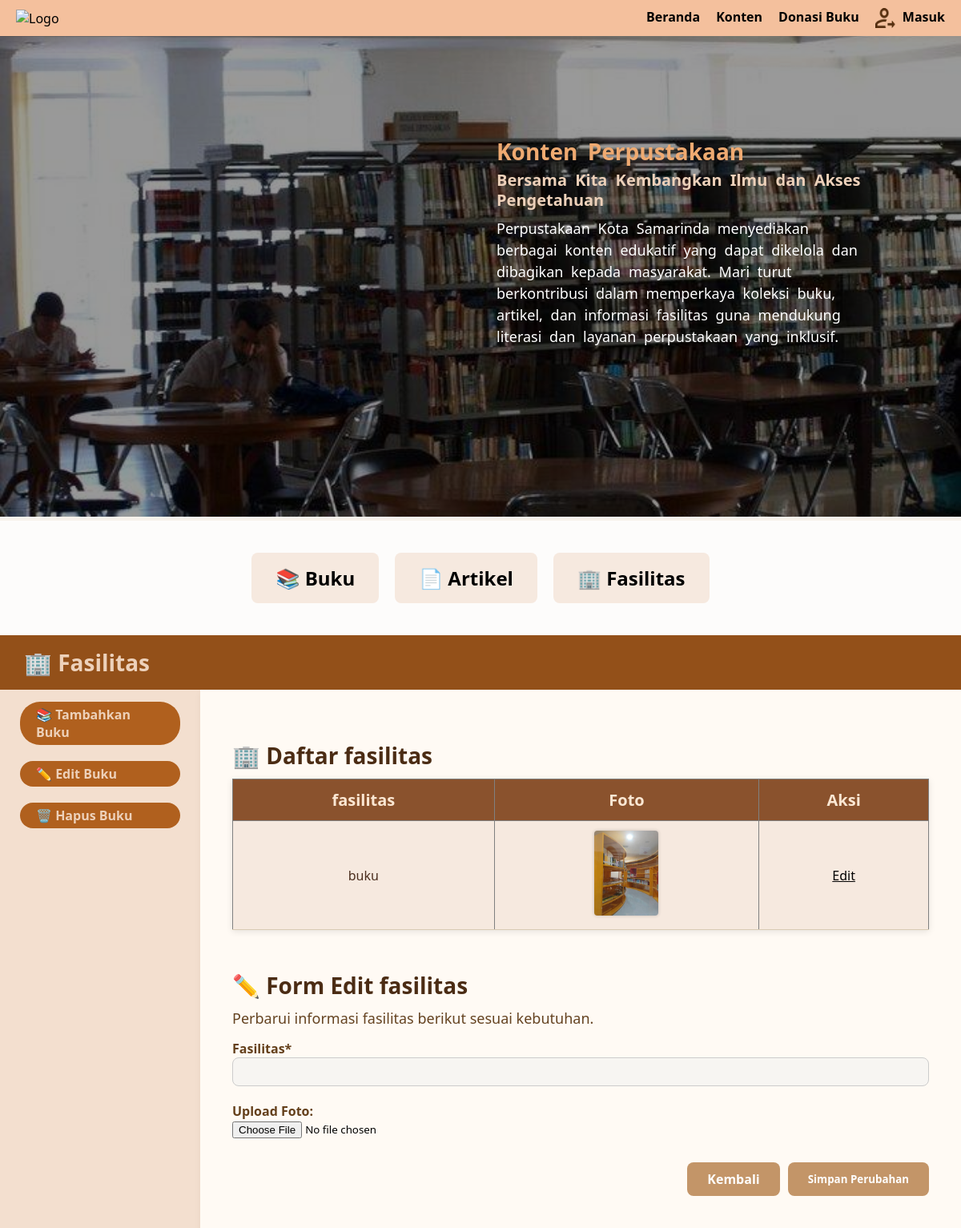
Page /PageTurnersProgres1/editfasilitas_admin.php on the committed database.
### tables this page shows
CREATE TABLE `fasilitas` (
  `id_fasilitas` int(11) NOT NULL,
  `nama_fasilitas` varchar(255) NOT NULL,
  `foto` varchar(255) NOT NULL,
  `ADMIN_nip` int(11) DEFAULT NULL
);

### PageTurnersProgres1/editfasilitas_admin.php (the view, shortened to what this page needs)
<?php
include 'koneksi.php';
$buku = [];
?>
<!DOCTYPE html>
<html lang="id">
<head>
  <link rel="stylesheet" href="kontenadmin_style.css" />
</head>
<body>
  <header>
    <?php include 'navbar_admin.php'; ?>
  </header>
  <div class="hero">
    <img src="img/donasi.jpg" alt="Hero Image" />
    <div class="hero-text">
      <h2>Konten Perpustakaan</h2>
      <h3>Bersama Kita Kembangkan Ilmu dan Akses Pengetahuan</h3>
      <p>
        Perpustakaan Kota Samarinda menyediakan berbagai konten edukatif yang dapat dikelola dan dibagikan kepada masyarakat.
        Mari turut berkontribusi dalam memperkaya koleksi buku, artikel, dan informasi fasilitas guna mendukung literasi dan layanan perpustakaan yang inklusif.
      </p>
    </div>
  </div>
  <div class="tabs-container">
    <div class="tabs">
      <a href="kontenbuku_admin.php"><button>📚 Buku</button></a>
      <a href="kontenartikel_admin.php"><button>📄 Artikel</button></a>
      <a href="kontenfasilitas_admin.php"><button>🏢 Fasilitas</button></a>
    </div>
  </div>
  <div class="section-title">
    🏢 Fasilitas
  </div>
  <div class="main-section">
    <div class="sidebar">
      <a href="tambahbuku_admin.php"><button class="active">📚 Tambahkan Buku</button></a>
      <a href="editbuku_admin.php"><button>✏️ Edit Buku</button></a>
      <a href="hapusbuku_admin.php"><button>🗑️ Hapus Buku</button></a>
    </div>
    <div class="form-container">
      <h2>🏢 Daftar fasilitas</h2>
      <div class="table-section">
        <table border="1" cellpadding="10" style="width: 100%;">
          <tr>
            <th>fasilitas</th>
            <th>Foto</th>
            <th>Aksi</th>
          </tr>
          <?php
          $data_buku = mysqli_query($conn, "SELECT * FROM fasilitas");
          while ($row = mysqli_fetch_assoc($data_buku)) {
          ?>
            <tr>
              <td><?= $row['nama_fasilitas'] ?></td>
              <td><img src="img/<?= $row['foto'] ?>" width="80"></td>
              <td><a href="editfasilitas_admin.php?edit_id=<?= $row['id_fasilitas'] ?>">Edit</a></td>
            </tr>
          <?php } ?>
        </table>
      </div>
      <h2>✏️ Form Edit fasilitas</h2>
      <p>Perbarui informasi fasilitas berikut sesuai kebutuhan.</p>
      <form action="editfasilitas_admin.php" method="POST" enctype="multipart/form-data">
        <div class="form-group">
          <label>Fasilitas*</label>
          <input type="text" name="nama_fasilitas" required value="<?= $buku['nama_fasilitas'] ?? '' ?>">
        </div>
        <div class="form-group">
          <label for="foto">Upload Foto:</label>
          <input type="file" id_fasilitas="foto" name="foto" accept="image/*">
        </div>
        <div class="submit-container">
          <a href="konten_admin.php" class="btn-kembali">Kembali</a>
          <button type="submit" class="btn-kembali">Simpan Perubahan</button>
        </div>
      </form>
</body>
</html>

### PageTurnersProgres1/kontenadmin_style.css (style rules this page uses)
* { box-sizing: border-box; font-family: 'Segoe UI', sans-serif; }
body { margin: 0; background-color: #f7f2eb; }
.hero { position: relative; }
.hero img { width: 100%; height: 600px; object-fit: cover; filter: brightness(0.6); }
.hero-text { position: absolute; top: 35%; left: 50%; transform: translateY(-50%); color: #fff; width: 500px; height: 200px; padding: 20px; word-spacing: 5px; line-height: 25px; }
.hero-text h2 { font-size: 28px; margin: 0; color: #efaa71; text-align: left; }
.hero-text h3 { font-size: 20px; margin: 10px 0; color: #edd1ba; }
.hero-text p { font-size: 18px; line-height: 1.5; margin: 0; }
.section-title { background-color: #935019; color: #EDD1BA; padding: 15px 30px; font-size: 28px; font-weight: bold; display: flex; align-items: center; }
.tabs { display: flex; justify-content: center; margin: 0; }
.tabs button { background: #f6e9df; border: none; padding: 15px 30px; margin: 0 10px; font-size: 24px; font-weight: bold; cursor: pointer; display: flex; align-items: center; gap: 8px; border-radius: 8px; margin-top: 10px; margin-bottom: 10px; }
.tabs-container { background-color: rgba(255, 255, 255, 0.8); padding: 30px 0; display: flex; justify-content: center; }
.tabs a { text-decoration: none; }
.main-section { display: flex; }
.sidebar { background-color: #F3DFCF; padding: 15px 25px; height: 900; width: 250px; display: flex; flex-direction: column; gap: 10px; }
.sidebar button { background-color: #B0601E; border: none; color: #EDD1BA; padding: 5px 20px; text-align: left; font-size: 16px; font-weight: bold; width: 200px; border-radius: 25px; cursor: pointer; transition: background-color 0.3s ease; margin-bottom: 10px; }
.table-section { margin-bottom: 50px; }
.table-section table { border-collapse: collapse; width: 100%; background-color: #fffaf3; color: #4b2e1e; box-shadow: 0 2px 8px rgba(0, 0, 0, 0.1); }
.table-section th { background-color: #8a522d; color: #fbe7d3; text-align: left; padding: 12px; font-size: 20px; text-align: center; }
.table-section td { padding: 12px; border-bottom: 1px solid #d9cbb4; font-size: 16px; text-align: center; }
.table-section tr:nth-child(even) { background-color: #f6e9df; }
.table-section a { text-decoration: underline; color: #000; }
.table-section img { border-radius: 4px; box-shadow: 0 0 4px rgba(0, 0, 0, 0.2); }
.form-container { flex: 1; padding: 40px; background-color: #fffaf4; box-shadow: 0 4px 8px rgba(0,0,0,0.05); }
.form-container h2 { font-size: 28px; color: #4b2c14; margin-bottom: 10px; }
.form-container p { margin-bottom: 10px; color: #654321; font-size: 18px; margin-top: 5px; margin-bottom: 15px; }
.form-group { margin-bottom: 20px; }
label { font-weight: bold; display: block; color: #643f1a; margin-top: 15px; font-size: 16px; }
input[type="text"], input[type="number"], select { width: 100%; padding: 8px; border-radius: 8px; border: 1px solid #ccc; background-color: #f7f5f2; }
.submit-container { margin-top: 30px; display: flex; justify-content: flex-end; gap: 10px; }
.btn-kembali, .btn-simpan { background-color: #d6ab7c; color: white; padding: 10px 25px; border: none; border-radius: 8px; cursor: pointer; font-weight: bold; text-decoration: none; display: inline-block; text-align: center; }
.btn-kembali, .btn-simpan:hover { background-color: #c39568; }

### rows in the picture
fasilitas: nama_fasilitas "buku", foto (picture)
